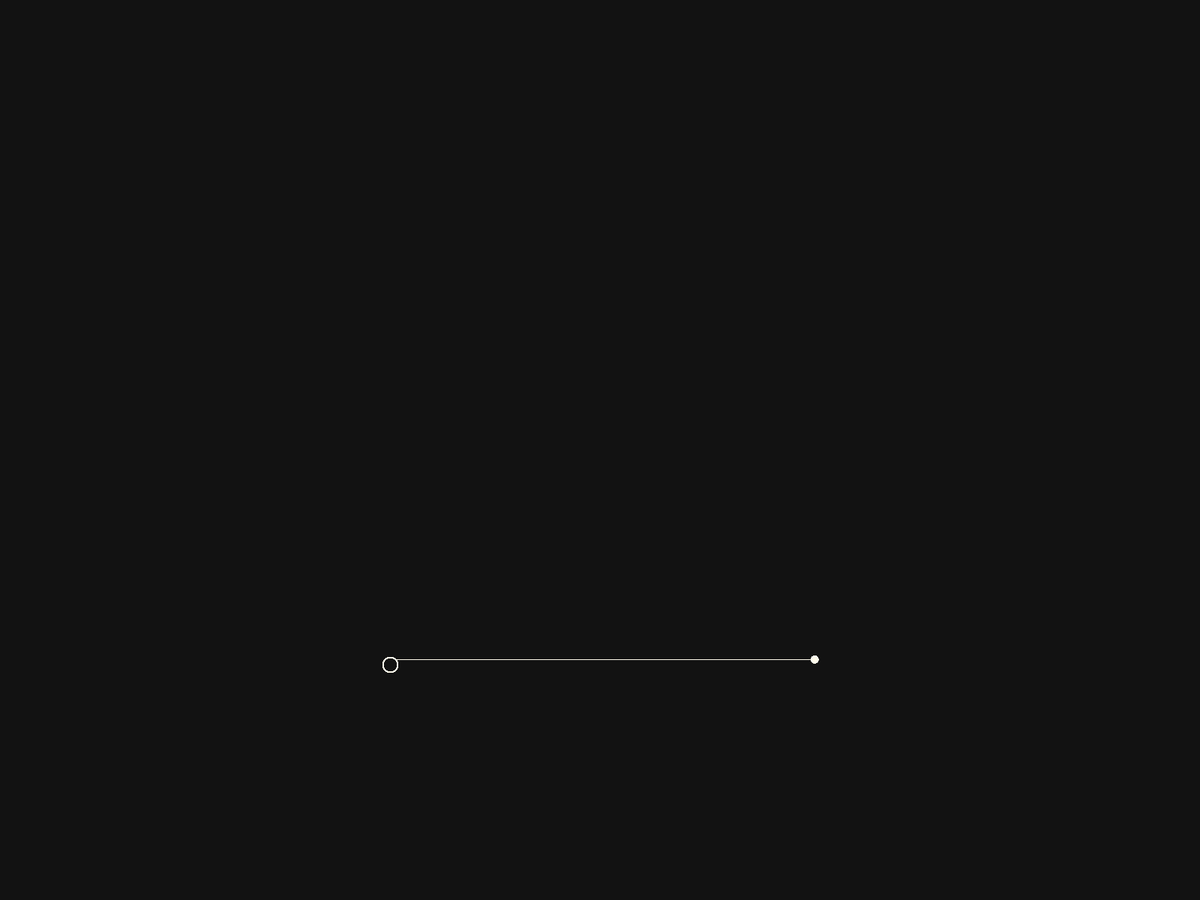
Frame 1 (no input)
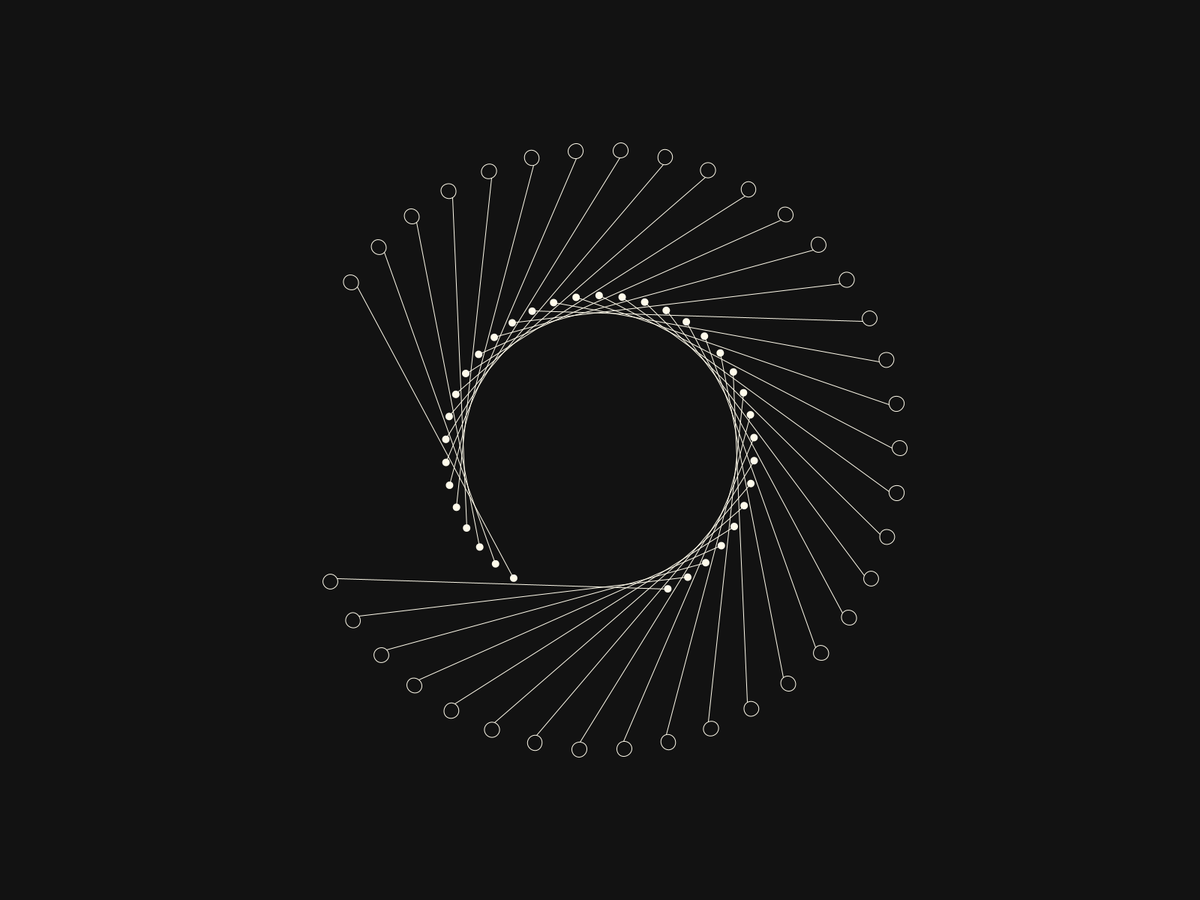
Frame 60 (the mouse pressed at the canvas centre just before this capture)
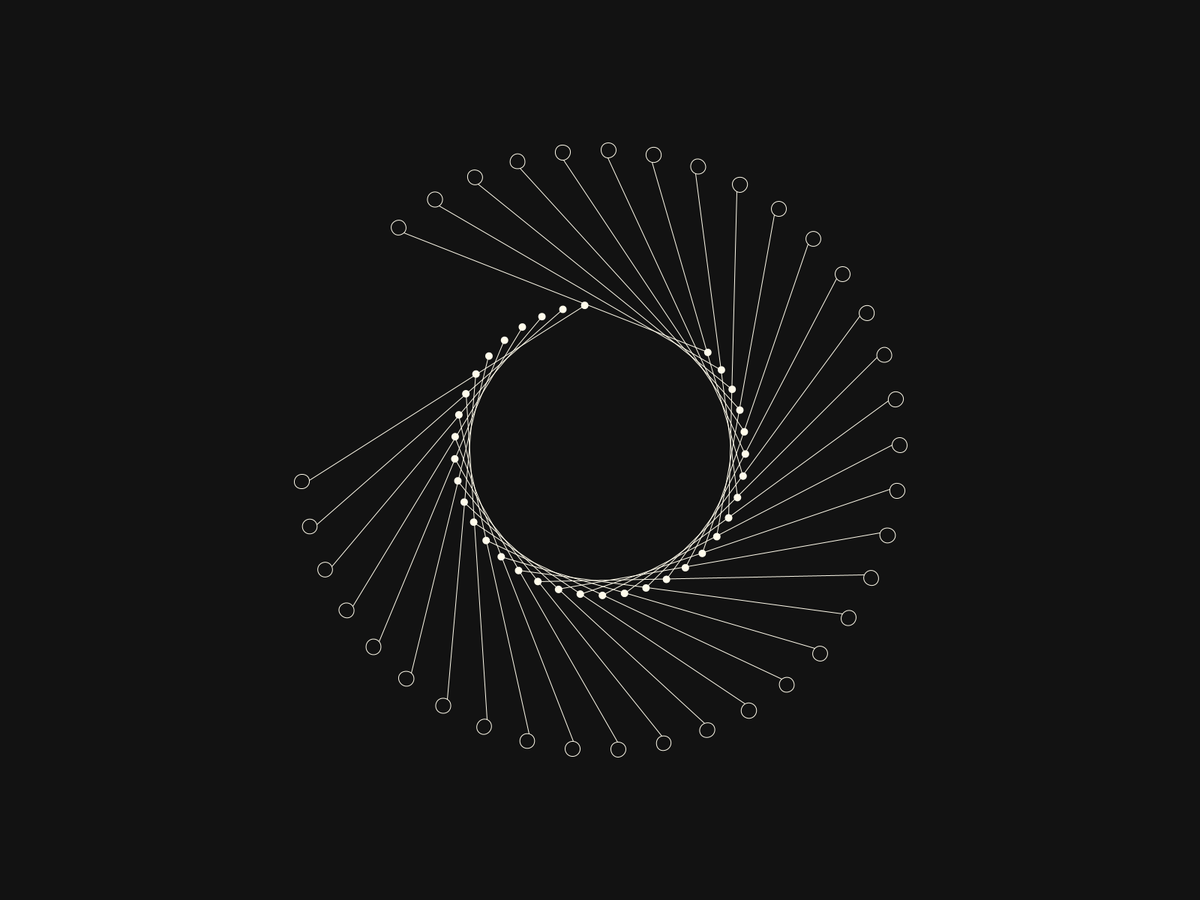
Frame 120 (the mouse held since frame 60 and released just before this capture)

The Processing sketch that drew these frames (run headless with seeded random() and noise(); from frame 60 on, the mouse is pressed at the canvas centre):

// Processing sketch: feb_8_intro
// ── feb_8_intro.pde

float x = 400;
float y = 400;
float angle = 90;
float dia = 20;

void setup() {
  fullScreen();
  //size(900, 900);
  //surface.setLocation(987, 70);
}

void draw() {
  background(#121212);
  
  translate(width/2, height/2);
  rotate(radians(14.3+angle/3));
  for(float a=0; a<360; a+=10){
    
    pushMatrix();
    if (angle<360) rotate(radians(a)*cos(radians(angle)));
    else rotate(radians(a));
    stroke(#FFFBEB);
    strokeWeight(1);
    line(x*sin(radians(angle)), 0, 0, y-dia/2);
    
    noStroke();
    fill(#FFFBEB);
    ellipse(x*sin(radians(angle)), 0, dia/2, dia/2);
    stroke(#FFFBEB);
    noFill();
    ellipse(0, y, dia, dia);
    popMatrix();
  }
  angle++;
  
}
